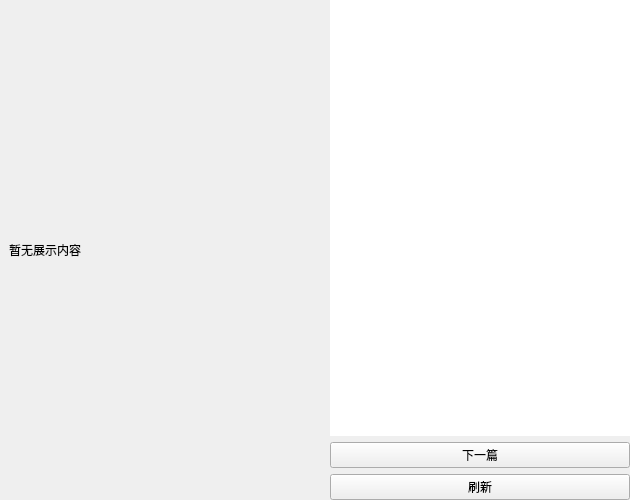
<?xml version="1.0" encoding="UTF-8"?>
<ui version="4.0">
 <class>gptReadArticleFrame</class>
 <widget class="QFrame" name="gptReadArticleFrame">
  <property name="geometry">
   <rect>
    <x>0</x>
    <y>0</y>
    <width>630</width>
    <height>500</height>
   </rect>
  </property>
  <property name="windowTitle">
   <string>Frame</string>
  </property>
  <layout class="QHBoxLayout" name="horizontalLayout_2">
   <property name="leftMargin">
    <number>0</number>
   </property>
   <property name="topMargin">
    <number>0</number>
   </property>
   <property name="rightMargin">
    <number>0</number>
   </property>
   <property name="bottomMargin">
    <number>0</number>
   </property>
   <item>
    <widget class="QScrollArea" name="contentScrollArea">
     <property name="frameShape">
      <enum>QFrame::NoFrame</enum>
     </property>
     <property name="widgetResizable">
      <bool>true</bool>
     </property>
     <widget class="QWidget" name="scrollAreaWidgetContents">
      <property name="geometry">
       <rect>
        <x>0</x>
        <y>0</y>
        <width>314</width>
        <height>500</height>
       </rect>
      </property>
      <layout class="QVBoxLayout" name="verticalLayout">
       <item>
        <widget class="QLabel" name="contentImageLabel">
         <property name="text">
          <string>暂无展示内容</string>
         </property>
        </widget>
       </item>
      </layout>
     </widget>
    </widget>
   </item>
   <item>
    <widget class="QFrame" name="frame">
     <property name="minimumSize">
      <size>
       <width>200</width>
       <height>200</height>
      </size>
     </property>
     <property name="maximumSize">
      <size>
       <width>300</width>
       <height>16777215</height>
      </size>
     </property>
     <property name="frameShape">
      <enum>QFrame::NoFrame</enum>
     </property>
     <property name="frameShadow">
      <enum>QFrame::Raised</enum>
     </property>
     <layout class="QVBoxLayout" name="verticalLayout_3">
      <property name="leftMargin">
       <number>0</number>
      </property>
      <property name="topMargin">
       <number>0</number>
      </property>
      <property name="rightMargin">
       <number>0</number>
      </property>
      <property name="bottomMargin">
       <number>0</number>
      </property>
      <item>
       <widget class="QListWidget" name="articleListWidget">
        <property name="frameShape">
         <enum>QFrame::NoFrame</enum>
        </property>
       </widget>
      </item>
      <item>
       <widget class="QPushButton" name="readNextBtn">
        <property name="text">
         <string>下一篇</string>
        </property>
       </widget>
      </item>
      <item>
       <widget class="QPushButton" name="refreshButton">
        <property name="text">
         <string>刷新</string>
        </property>
       </widget>
      </item>
     </layout>
    </widget>
   </item>
  </layout>
 </widget>
 <resources/>
 <connections>
  <connection>
   <sender>gptReadArticleFrame</sender>
   <signal>contentImageUpdate(QPicture)</signal>
   <receiver>contentImageLabel</receiver>
   <slot>setPicture(QPicture)</slot>
   <hints>
    <hint type="sourcelabel">
     <x>289</x>
     <y>402</y>
    </hint>
    <hint type="destinationlabel">
     <x>236</x>
     <y>388</y>
    </hint>
   </hints>
  </connection>
  <connection>
   <sender>refreshButton</sender>
   <signal>clicked()</signal>
   <receiver>gptReadArticleFrame</receiver>
   <slot>update_article_list()</slot>
   <hints>
    <hint type="sourcelabel">
     <x>629</x>
     <y>488</y>
    </hint>
    <hint type="destinationlabel">
     <x>291</x>
     <y>15</y>
    </hint>
   </hints>
  </connection>
  <connection>
   <sender>articleListWidget</sender>
   <signal>itemDoubleClicked(QListWidgetItem*)</signal>
   <receiver>gptReadArticleFrame</receiver>
   <slot>read_article_from_url(QListWidgetItem*)</slot>
   <hints>
    <hint type="sourcelabel">
     <x>629</x>
     <y>155</y>
    </hint>
    <hint type="destinationlabel">
     <x>285</x>
     <y>157</y>
    </hint>
   </hints>
  </connection>
  <connection>
   <sender>readNextBtn</sender>
   <signal>clicked()</signal>
   <receiver>gptReadArticleFrame</receiver>
   <slot>read_next_article()</slot>
   <hints>
    <hint type="sourcelabel">
     <x>629</x>
     <y>465</y>
    </hint>
    <hint type="destinationlabel">
     <x>284</x>
     <y>416</y>
    </hint>
   </hints>
  </connection>
 </connections>
 <slots>
  <signal>contentImageUpdate(QPicture)</signal>
  <slot>update_article_list()</slot>
  <slot>read_article_from_url(QListWidgetItem*)</slot>
  <slot>read_next_article()</slot>
 </slots>
</ui>
